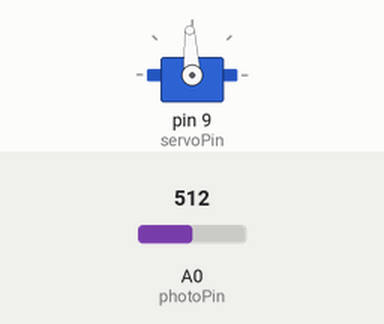
Bench run of a sketch on a simulated Arduino Uno, built with avr-gcc and run on an emulated ATmega328P. Shown: servo. Inputs (shaded band) come from the test bench; at power-on: A0 (photoPin) = 512. What the sketch prints to the serial monitor is not drawn.

Above: at 1.2 s.
1.3 s: A0 (photoPin) set to 716
At 2.3 s:
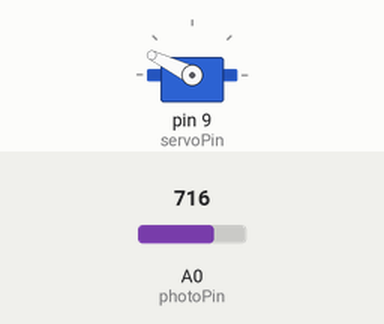
2.9 s: A0 (photoPin) set to 810
At 4.1 s:
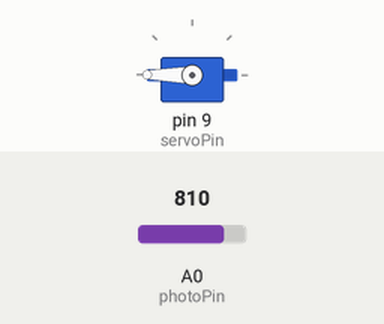
4.4 s: A0 (photoPin) set to 790
At 5.6 s:
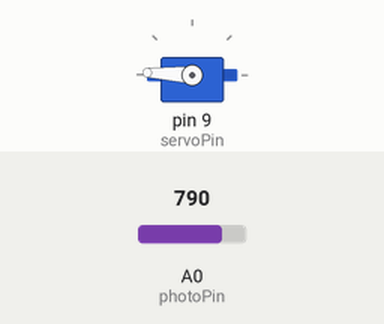
5.9 s: A0 (photoPin) set to 306
At 6.8 s:
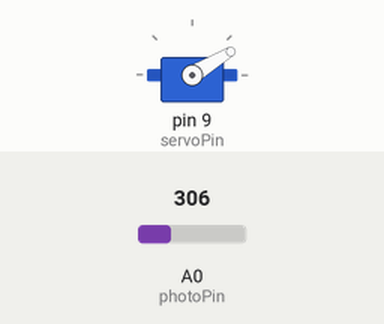
7.5 s: A0 (photoPin) set to 140
At 8.7 s:
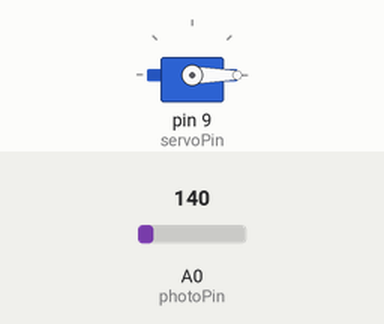
Timing chart, 0 to 10.1 s (numbered marks = the images above; inputs shaded):
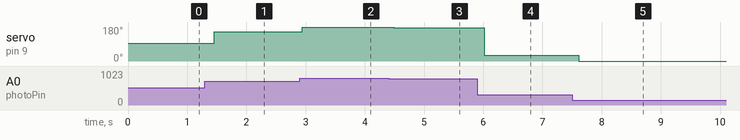

The sketch:

plus.ino
```cpp
// 增强版光控舵机 - 带进度条和状态反馈
// 功能：更直观地显示光线与角度的关系

#include <Servo.h>

Servo myServo;
int servoPin = 9;
int photoPin = A0;

void setup() {
  myServo.attach(servoPin);
  Serial.begin(9600);
  Serial.println("=== 增强版光控舵机 ===");
  Serial.println("光线控制舵机角度 - 带可视化反馈");
}

void loop() {
  int lightValue = analogRead(photoPin);

  // 使用非线性映射，让响应更明显
  int angle = 0;
  if (lightValue > 800) {
    angle = 180;  // 很亮时转到最大角度
  } else if (lightValue < 200) {
    angle = 0;    // 很暗时转到最小角度
  } else {
    // 中等范围使用正常映射
    angle = map(lightValue, 200, 800, 0, 180);
  }

  // 控制舵机
  myServo.write(angle);

  // 增强的串口输出，带可视化进度条
  Serial.print("光线:");
  Serial.print(lightValue);

  // 光线强度进度条（20个字符宽度）
  Serial.print(" [");
  int lightBars = map(lightValue, 0, 1023, 0, 20);
  for (int i = 0; i < 20; i++) {
    if (i < lightBars) {
      Serial.print("█");
    } else {
      Serial.print(" ");
    }
  }
  Serial.print("] ");

  Serial.print("→ 角度:");
  Serial.print(angle);
  Serial.print("° ");

  // 角度进度条（10个字符宽度）
  Serial.print("[");
  int angleBars = map(angle, 0, 180, 0, 10);
  for (int i = 0; i < 10; i++) {
    if (i < angleBars) {
      Serial.print("▶"); // 用三角形表示角度位置
    } else {
      Serial.print("-");
    }
  }
  Serial.print("]");

  // 状态描述
  if (angle > 150) {
    Serial.println(" 🔥 最大角度");
  } else if (angle > 100) {
    Serial.println(" 🔆 大角度");
  } else if (angle > 50) {
    Serial.println(" 💡 中角度");
  } else {
    Serial.println(" 🌙 小角度");
  }

  delay(150);
}
```

Measured:
- after the input at 1.3 s, servo on pin 9 (servoPin): 93° → 154° after 0.15 s
- after the input at 2.9 s, servo on pin 9 (servoPin): 154° → 180° at once
- after the input at 4.4 s, servo on pin 9 (servoPin): 180° → 177° after 0.09 s
- after the input at 5.9 s, servo on pin 9 (servoPin): 177° → 31° after 0.12 s
- after the input at 7.5 s, servo on pin 9 (servoPin): 31° → 0° after 0.12 s
